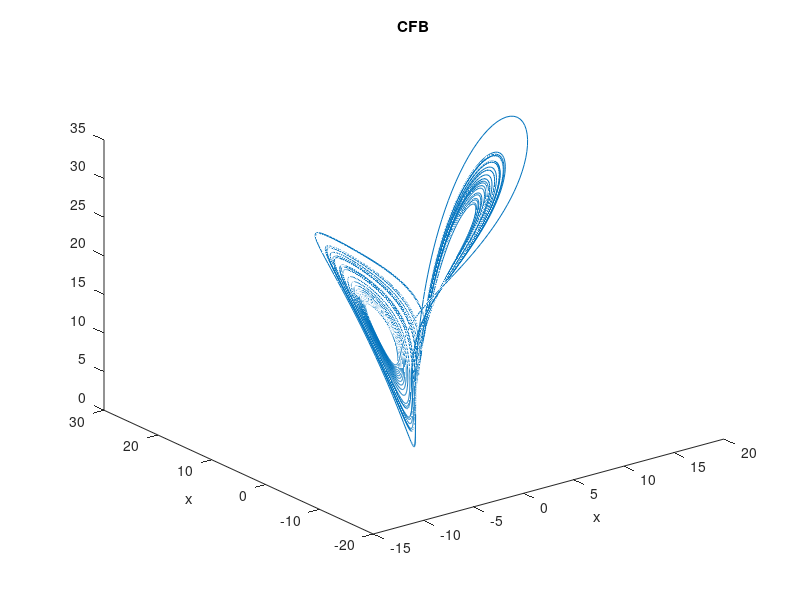

MATLAB code to generate this figure: (Note: this script raises an error after producing the figure.)
%EulerLoerenz.m
sig=10; b=8/3; r=20;
t(1)=0.0;
x(1)=0.1;y(1)=0.1;z(1)=0.1;
dt=0.005;
nn=10000;
for k=1:nn
	fx=sig*(y(k)-x(k));
	fy=-x(k)*z(k)+r*x(k)-y(k);
	fz=x(k)*y(k)-b*z(k);
	x(k+1)=x(k)+dt*fx;
	y(k+1)=y(k)+dt*fy;
	z(k+1)=z(k)+dt*fz;
	t(k+1)=t(k)+dt;
end
plot3(x,y,z);
title('CFB');
xlabel('x');ylabel('x');zlable('z');